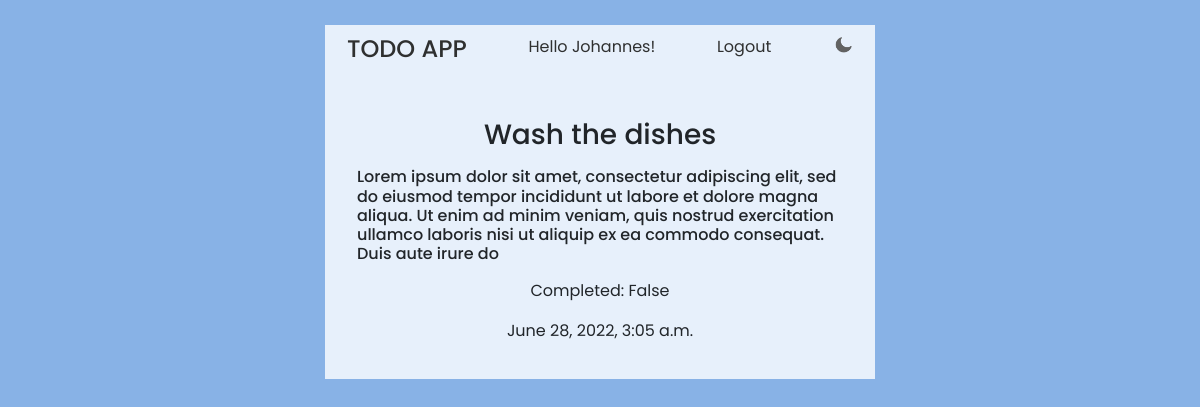
The app's page /task_detail/15/ (signed in), older data.
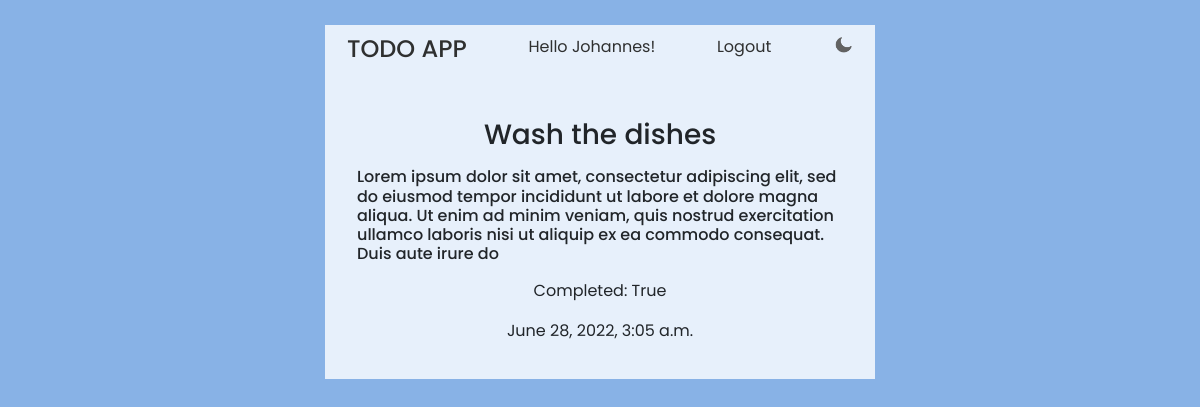
The same page, newer data.
### base/models.py (models this page shows, shortened)
class Task(models.Model):
    user = models.ForeignKey(User, on_delete=models.CASCADE)
    title = models.CharField(max_length=50)
    description = models.TextField(max_length=250)
    completed = models.BooleanField(default=False)
    created = models.DateTimeField(auto_now_add=True)
    class Meta:
        ordering = ['completed', '-created']

### base/views.py (the view)
# urls.py: path('task_detail/<int:pk>/', TaskDetail.as_view(), name='task_detail'),
class TaskDetail(LoginRequiredMixin, DetailView):
    model = Task
    context_object_name = 'task'
    template_name = 'base/task.html'

### base/templates/base/task.html
{% extends 'base/base.html' %}
{% block content %}
    <div class="section">
        <p><h3 class="text-center">{{task.title}}</h3></p>
        <p><h6 class="text-justify">{{task.description}}</h6></p>
        <p class="text-center">Completed: {{task.completed}}</p>
        <p class="text-center">{{task.created}}</p>
    </div>
{% endblock %}

Row changes from the older to the newer data that the page shows:
changed Task "Wash the dishes": completed "False" → "True"
